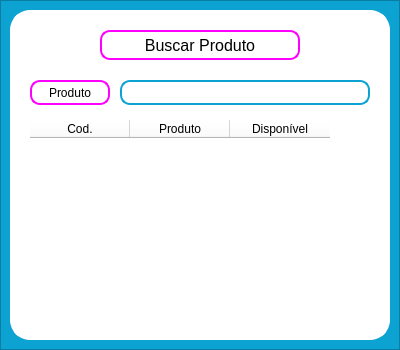
<?xml version="1.0" encoding="UTF-8"?>
<ui version="4.0">
 <class>DialogBuscarProduto</class>
 <widget class="QDialog" name="DialogBuscarProduto">
  <property name="geometry">
   <rect>
    <x>0</x>
    <y>0</y>
    <width>400</width>
    <height>350</height>
   </rect>
  </property>
  <property name="windowTitle">
   <string>Buscar Produto</string>
  </property>
  <widget class="QFrame" name="frame">
   <property name="geometry">
    <rect>
     <x>0</x>
     <y>0</y>
     <width>400</width>
     <height>350</height>
    </rect>
   </property>
   <property name="styleSheet">
    <string notr="true">background: #0CA3D2</string>
   </property>
   <property name="frameShape">
    <enum>QFrame::StyledPanel</enum>
   </property>
   <property name="frameShadow">
    <enum>QFrame::Raised</enum>
   </property>
   <widget class="QFrame" name="frame_2">
    <property name="geometry">
     <rect>
      <x>10</x>
      <y>10</y>
      <width>380</width>
      <height>330</height>
     </rect>
    </property>
    <property name="styleSheet">
     <string notr="true">background: #FFF;
border: 5px solid #fFf;
border-radius: 20px;
</string>
    </property>
    <property name="frameShape">
     <enum>QFrame::StyledPanel</enum>
    </property>
    <property name="frameShadow">
     <enum>QFrame::Raised</enum>
    </property>
    <widget class="QLabel" name="lb_titulo_modal">
     <property name="geometry">
      <rect>
       <x>90</x>
       <y>20</y>
       <width>200</width>
       <height>30</height>
      </rect>
     </property>
     <property name="font">
      <font>
       <family>Segoe UI</family>
       <pointsize>12</pointsize>
      </font>
     </property>
     <property name="styleSheet">
      <string notr="true">color: #FFF;
border: 2px solid #ff00ff;
border-radius:10px;
background: #FFF;
color: #000</string>
     </property>
     <property name="text">
      <string>Buscar Produto</string>
     </property>
     <property name="alignment">
      <set>Qt::AlignCenter</set>
     </property>
    </widget>
    <widget class="QLabel" name="lb_info">
     <property name="geometry">
      <rect>
       <x>20</x>
       <y>70</y>
       <width>80</width>
       <height>25</height>
      </rect>
     </property>
     <property name="font">
      <font>
       <family>Segoe UI</family>
      </font>
     </property>
     <property name="styleSheet">
      <string notr="true">color: #FFF;
border: 2px solid #ff00ff;
border-radius:10px;
background: #FFF;
color: #000</string>
     </property>
     <property name="text">
      <string>Produto</string>
     </property>
     <property name="alignment">
      <set>Qt::AlignCenter</set>
     </property>
    </widget>
    <widget class="QLineEdit" name="tx_busca_produto">
     <property name="geometry">
      <rect>
       <x>110</x>
       <y>70</y>
       <width>250</width>
       <height>25</height>
      </rect>
     </property>
     <property name="styleSheet">
      <string notr="true">color: #FFF;
border: 2px solid #0CA3D2;
border-radius:10px;
background: #FFF;
color: #000</string>
     </property>
    </widget>
    <widget class="QTableWidget" name="table_busca_produto">
     <property name="geometry">
      <rect>
       <x>20</x>
       <y>110</y>
       <width>340</width>
       <height>192</height>
      </rect>
     </property>
     <property name="styleSheet">
      <string notr="true">color: #FFF;
border: 2px solide #FFF;
background: #FFF;
color: #000</string>
     </property>
     <property name="horizontalScrollBarPolicy">
      <enum>Qt::ScrollBarAlwaysOff</enum>
     </property>
     <property name="editTriggers">
      <set>QAbstractItemView::NoEditTriggers</set>
     </property>
     <attribute name="verticalHeaderVisible">
      <bool>false</bool>
     </attribute>
     <column>
      <property name="text">
       <string>Cod.</string>
      </property>
     </column>
     <column>
      <property name="text">
       <string>Produto</string>
      </property>
     </column>
     <column>
      <property name="text">
       <string>Disponível</string>
      </property>
     </column>
    </widget>
   </widget>
  </widget>
 </widget>
 <resources/>
 <connections/>
</ui>
